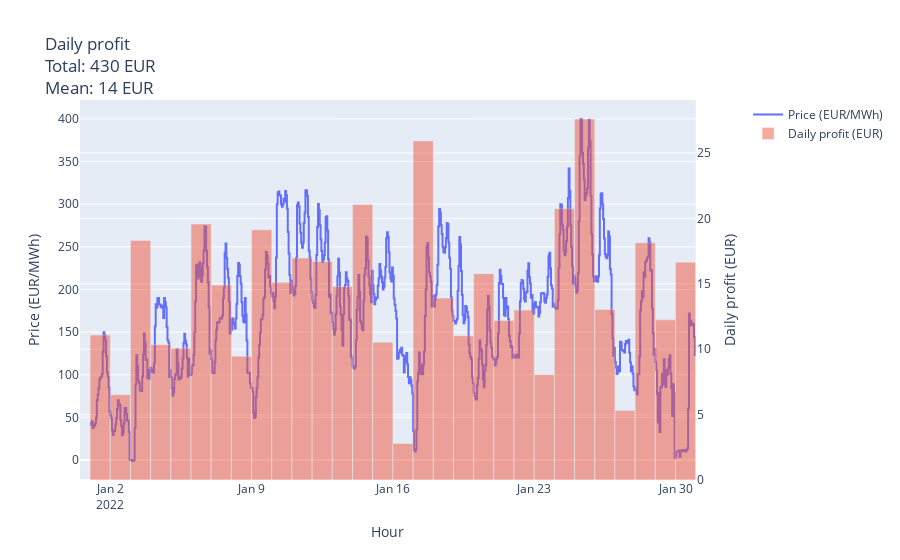

Notebook code for this chart:
### Code cell
display_profit(df_optim)

### Figure 1 — Plotly figure (JSON) as saved in the notebook; plotly's stock layout.template omitted (floating-point values rounded to 4 significant figures; data arrays with more than 128 entries replaced by an {"elided": "..."} marker saying what was removed)
{"data": [{"line": {"shape": "hv"}, "name": "Price (EUR/MWh)", "showlegend": true, "type": "scatter", "x": {"elided": "720 str values"}, "xaxis": "x", "y": {"elided": "720 float values"}, "yaxis": "y"}, {"name": "Daily profit (EUR)", "offset": 2, "opacity": 0.5, "showlegend": true, "type": "bar", "x": ["2022-01-01T00:00:00+00:00", "2022-01-02T00:00:00+00:00", "2022-01-03T00:00:00+00:00", "2022-01-04T00:00:00+00:00", "2022-01-05T00:00:00+00:00", "2022-01-06T00:00:00+00:00", "2022-01-07T00:00:00+00:00", "2022-01-08T00:00:00+00:00", "2022-01-09T00:00:00+00:00", "2022-01-10T00:00:00+00:00", "2022-01-11T00:00:00+00:00", "2022-01-12T00:00:00+00:00", "2022-01-13T00:00:00+00:00", "2022-01-14T00:00:00+00:00", "2022-01-15T00:00:00+00:00", "2022-01-16T00:00:00+00:00", "2022-01-17T00:00:00+00:00", "2022-01-18T00:00:00+00:00", "2022-01-19T00:00:00+00:00", "2022-01-20T00:00:00+00:00", "2022-01-21T00:00:00+00:00", "2022-01-22T00:00:00+00:00", "2022-01-23T00:00:00+00:00", "2022-01-24T00:00:00+00:00", "2022-01-25T00:00:00+00:00", "2022-01-26T00:00:00+00:00", "2022-01-27T00:00:00+00:00", "2022-01-28T00:00:00+00:00", "2022-01-29T00:00:00+00:00", "2022-01-30T00:00:00+00:00"], "xaxis": "x", "y": [11.08, 6.526, 18.32, 10.35, 10.08, 19.57, 14.9, 9.466, 19.13, 15.12, 16.96, 16.71, 14.79, 21.06, 10.53, 2.792, 25.92, 13.91, 11.03, 15.77, 12.2, 12.99, 8.059, 20.73, 27.6, 13.04, 5.304, 18.13, 12.25, 16.65], "yaxis": "y2"}], "layout": {"bargap": 0, "title": {"text": "Daily profit<br>Total: 430 EUR<br>Mean: 14 EUR"}, "xaxis": {"anchor": "y", "domain": [0, 0.94], "title": {"text": "Hour"}}, "yaxis": {"anchor": "x", "domain": [0, 1], "title": {"text": "Price (EUR/MWh)"}}, "yaxis2": {"anchor": "x", "overlaying": "y", "side": "right", "title": {"text": "Daily profit (EUR)"}}}}
